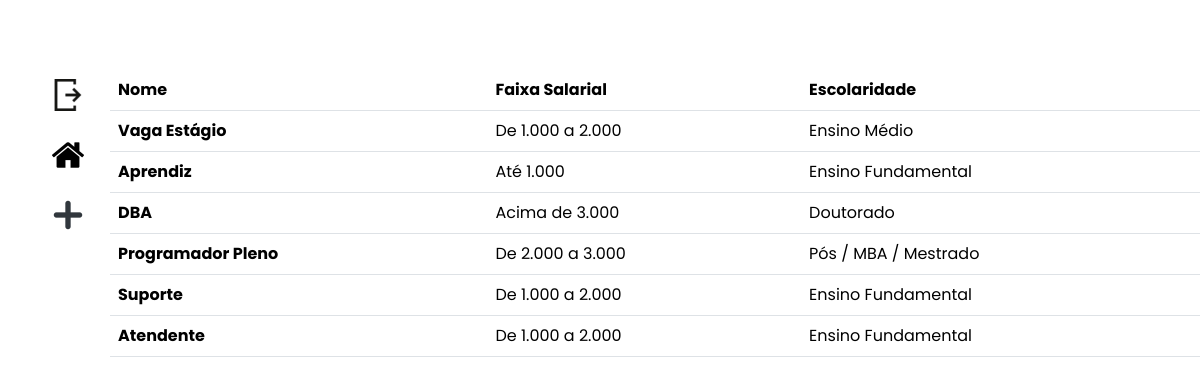
Screenshot of /indexCandidato (signed in) with the database file from the repository.
### apps/vagas/models.py (models this page shows, shortened)
class Vagas(models.Model):
    nome = models.CharField(
        max_length=150,
        null=False,
        blank=False
    )
    faixa = models.CharField(
        max_length=30,
        null=False,
        blank=False
    )
    escolaridade = models.CharField(
        max_length=25,
        null=False,
        blank=False
    )
    requisitos = models.TextField(
        null=False,
        blank=False
    )
    empresa = models.ForeignKey(
        to=User,
        on_delete=models.CASCADE,
        null=False,
        blank=False,
    )
    data = models.DateField(
        null=False,
        blank=False
    )

### apps/vagas/views.py (the view)
# urls.py: path("indexCandidato", indexCandidato, name="indexCandidato"),
def indexCandidato(request):
    if not request.user.is_authenticated:
        return redirect("login")
    form = Vagas.objects.all()
    return render(request, "indexCandidato.html", {"form":form})

### templates/indexCandidato.html
{% extends "shared/cabecalho.html" %}
{% block content %}
    <table class="table table-stripped">
        <tr>
            <th scope="col">Nome</th>
            <th scope="col">Faixa Salarial</th>
            <th scope="col">Escolaridade</th>
        </tr>
        {% for field in form %}
        <tr>
            <th scope="row">{{ field.nome }}</th>
            <td>{{ field.faixa }}</td>
            <td>{{ field.escolaridade }}</td>
        </tr>
        {% endfor %}
    </table>
{% endblock %}

### setup/static/styles/css/style.css (style rules this page uses)
* { font-family: 'Poppins', sans-serif; margin: 0; padding: 0; box-sizing: border-box; }
:root { --body-color: #E4E9F7; --sidebar-color: #FFF; --bg-login-color: #e1f3f8; --primary-color: #c2c5c5; --primary-color-light: #F6F5FF; --toggle-color: #DDD; --text-color: #707070; --bg-color: #c5c5c5; --secundary-light: #227c70; --tran-02: all 0.2s ease; --tran-03: all 0.3s ease; --tran-04: all 0.4s ease; --tran-05: all 0.5s ease; }
body { font-size: 16px; height: 100px; transition: var(--tran-02); overflow: hidden; }

### rows the page displays
Vagas: nome "Vaga Estágio", faixa "De 1.000 a 2.000", escolaridade "Ensino Médio"
Vagas: nome "Aprendiz", faixa "Até 1.000", escolaridade "Ensino Fundamental"
Vagas: nome "DBA", faixa "Acima de 3.000", escolaridade "Doutorado"
Vagas: nome "Programador Pleno", faixa "De 2.000 a 3.000", escolaridade "Pós / MBA / Mestrado"
Vagas: nome "Suporte", faixa "De 1.000 a 2.000", escolaridade "Ensino Fundamental"
Vagas: nome "Atendente", faixa "De 1.000 a 2.000", escolaridade "Ensino Fundamental"
